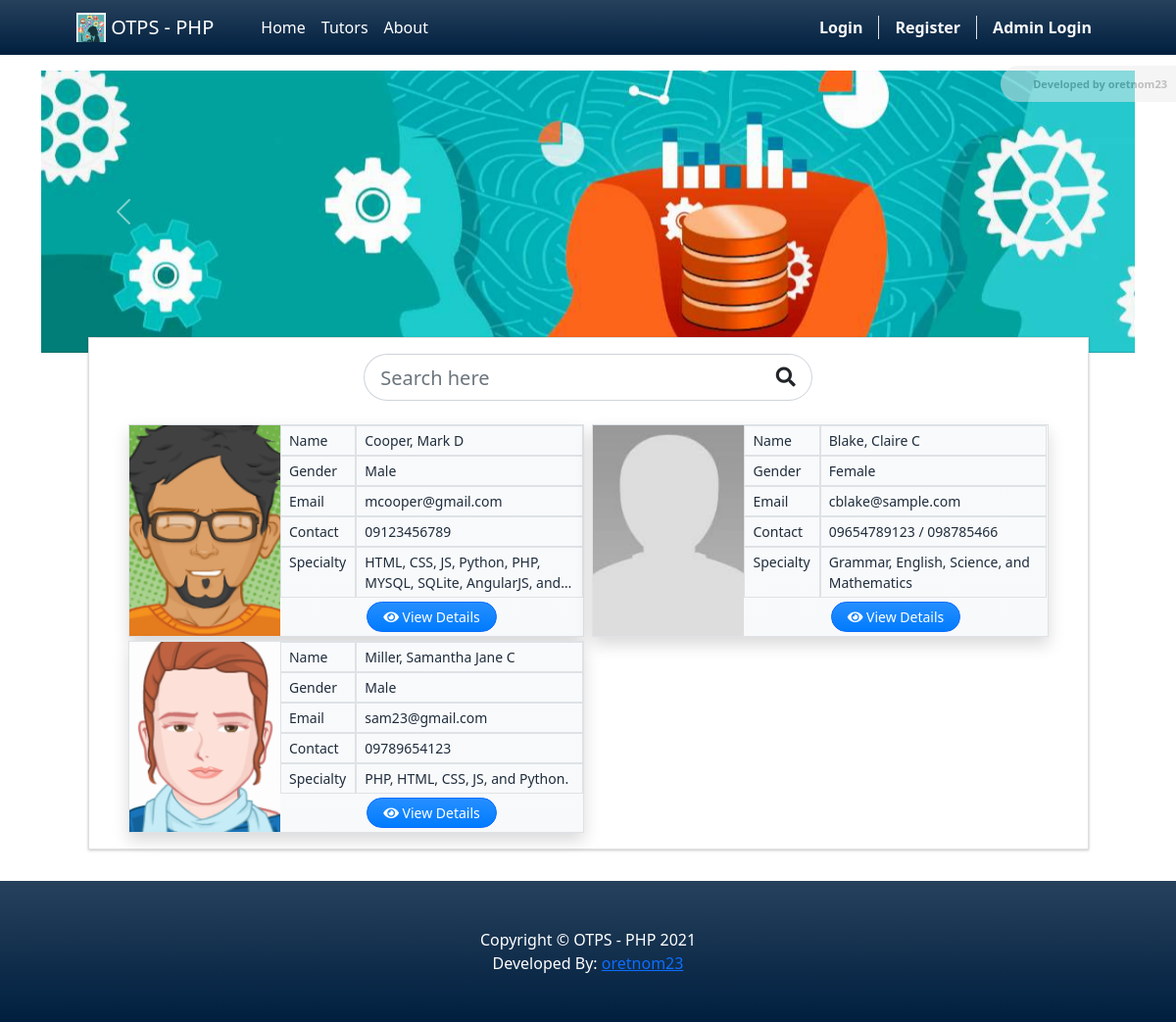
The page /?p=tutors on the database its author committed.
### tables this page shows
CREATE TABLE `tutor_list` (
  `id` int(30) NOT NULL,
  `firstname` text NOT NULL,
  `middlename` text DEFAULT NULL,
  `lastname` text NOT NULL,
  `email` text NOT NULL,
  `password` text NOT NULL,
  `avatar` text DEFAULT NULL,
  `status` tinyint(1) NOT NULL DEFAULT 0 COMMENT '0 = Not Validated,\r\n1 = Validated,\r\n2 = Inactive,\r\n3 = Blocked',
  `delete_flag` tinyint(1) NOT NULL DEFAULT 0,
  `date_created` datetime NOT NULL DEFAULT current_timestamp(),
  `date_updated` datetime NOT NULL DEFAULT current_timestamp() ON UPDATE current_timestamp()
);

### classes/DBConnection.php (called while the page is built, shortened)
<?php
class DBConnection{
    private $host = DB_SERVER;
    private $username = DB_USERNAME;
    private $password = DB_PASSWORD;
    private $database = DB_NAME;
    public $conn;
    public function __construct(){
        if (!isset($this->conn)) {
            $this->conn = new mysqli($this->host, $this->username, $this->password, $this->database);
        }
    }
}
?>

### classes/SystemSettings.php (called while the page is built, shortened)
<?php
class SystemSettings extends DBConnection{
	function info($field=''){
		if(!empty($field)){
			if(isset($_SESSION['system_info'][$field]))
				return $_SESSION['system_info'][$field];
			else
				return false;
		}else{
			return false;
		}
	}
}
$_settings = new SystemSettings();
?>

### config.php (called while the page is built, shortened)
<?php
require_once('classes/DBConnection.php');
require_once('classes/SystemSettings.php');
function validate_image($file){
    global $_settings;
	if(!empty($file)){
        $ex = explode("?",$file);
        $file = $ex[0];
        $ts = isset($ex[1]) ? "?".$ex[1] : '';
		if(is_file(base_app.$file)){
			return base_url.$file.$ts;
		}else{
			return base_url.($_settings->info('logo'));
		}
	}else{
		return base_url.($_settings->info('logo'));
	}
}
?>

### tutors/index.php (the view, shortened to what this page needs)
<section class="py-3">
    <div class="container">
        <div class="row">
            <div class="col-md-12">
                <div id="carouselExampleControls" class="carousel slide bg-dark" data-ride="carousel">
                    <div class="carousel-inner">
                        <?php
                            $upload_path = "uploads/banner";
                            if(is_dir(base_app.$upload_path)):
                            $file= scandir(base_app.$upload_path);
                            $_i = 0;
                                foreach($file as $img):
                                    if(in_array($img,array('.','..')))
                                        continue;
                            $_i++;
                        ?>
                        <div class="carousel-item h-100 <?php echo $_i == 1 ? "active" : '' ?>">
                            <img src="<?php echo validate_image($upload_path.'/'.$img) ?>" class="d-block w-100  h-100" alt="<?php echo $img ?>">
                        </div>
                        <?php endforeach; ?>
                        <?php endif; ?>
                    </div>
                    <button class="carousel-control-prev" type="button" data-target="#carouselExampleControls" data-slide="prev">
                        <span class="carousel-control-prev-icon" aria-hidden="true"></span>
                    </button>
                    <button class="carousel-control-next" type="button" data-target="#carouselExampleControls" data-slide="next">
                        <span class="carousel-control-next-icon" aria-hidden="true"></span>
                    </button>
                    </div>
            </div>
        </div>
        <div class="row justify-content-center mt-n3">
            <div class="col-lg-11 col-md-11 col-sm-12 col-sm-12">
                <div class="card card-outline rounded-0">
                    <div class="card-body">
                        <div class="container-fluid">
                            <form action="" id="search-form">
                                <div class="row justify-content-center mb-4">
                                    <div class="col-lg-6 col-md-8 col-sm-12 col-xs-12">
                                        <div class="input-group input-group-lg" id="search-field">
                                            <input type="search" class="form-control form-control-lg  rounded-pill" aria-label="Search Post Input" id="search" name="search" placeholder="Search here" value="<?= isset($_GET['search']) ? $_GET['search'] : '' ?>">
                                            <div class="input-group-append">
                                                <span class="input-group-text rounded-pill bg-transparent"><i class="fa fa-search"></i></span>
                                            </div>
                                        </div>
                                    </div>
                                </div>
                            </form>
                            <div class="row row-cols-xl-2 row-cols-md-2 row-cols-sm-1 gx-2 gy-1">
                                <?php
                                $additional_fields = "";
                                $additional_field[] = "COALESCE((SELECT meta_value FROM `tutor_meta` where tutor_id = tutor_list.id and meta_field = 'contact'),'') as contact";
                                $additional_field[] = "COALESCE((SELECT meta_value FROM `tutor_meta` where tutor_id = tutor_list.id and meta_field = 'address'),'') as address";
                                $additional_field[] = "COALESCE((SELECT meta_value FROM `tutor_meta` where tutor_id = tutor_list.id and meta_field = 'gender'),'') as gender";
                                $additional_field[] = "COALESCE((SELECT meta_value FROM `tutor_meta` where tutor_id = tutor_list.id and meta_field = 'specialty'),'') as specialty";
                                if(count($additional_field) > 0){
                                    $additional_fields = implode(", ",$additional_field);
                                }
                                $swhere = '';
                                if(!empty($additional_fields))
                                $additional_fields = ", ".$additional_fields;
                                $tutors = $conn->query("SELECT *, CONCAT(lastname,', ',firstname , COALESCE(concat(' ', middlename), '')) as `name`{$additional_fields} FROM `tutor_list` where delete_flag = 0 and `status` = 1 {$swhere} ");
                                while($row = $tutors->fetch_assoc()):
                                ?>
                                <div class="col">
                                    <div class="rounded-0 shadow row px-0  mx-0 bg-gradient-light border ">
                                        <div class="col-lg-4 col-md-12 col-sm-12 col-xs-12 p-0" >
                                            <img src="<?= validate_image($row['avatar']) ?>" alt="" class="h-100 tutor-avatar rounded-0">
                                        </div>
                                        <div class="col-lg-8 col-md-12 col-sm-12 col-xs-12 p-0 text-sm">
                                            <div class="d-flex w-100">
                                                <div class="col-3 m-0 border px-2 py-1">Name</div>
                                                <div class="col-9 m-0 border px-2 py-1"><?= $row['name'] ?></div>
                                            </div>
                                            <div class="d-flex w-100">
                                                <div class="col-3 m-0 border px-2 py-1">Gender</div>
                                                <div class="col-9 m-0 border px-2 py-1"><?= $row['gender'] ?></div>
                                            </div>
                                            <div class="d-flex w-100">
                                                <div class="col-3 m-0 border px-2 py-1">Email</div>
                                                <div class="col-9 m-0 border px-2 py-1"><?= $row['email'] ?></div>
                                            </div>
                                            <div class="d-flex w-100">
                                                <div class="col-3 m-0 border px-2 py-1">Contact</div>
                                                <div class="col-9 m-0 border px-2 py-1"><?= $row['contact'] ?></div>
                                            </div>
                                            <div class="d-flex w-100">
                                                <div class="col-3 m-0 border px-2 py-1">Specialty</div>
                                                <div class="col-9 m-0 border px-2 py-1 truncate-2"><?= $row['specialty'] ?></div>
                                            </div>
                                            <div class="my-1 text-center">
                                                <a class="btn btn-sm rounded-pill px-3 btn-primary bg-gradient-primary" href="./?p=tutors/view_tutor&id=<?= $row['id'] ?>"><i class="fa fa-eye"></i> View Details</a>
                                            </div>
                                        </div>
                                    </div>
                                </div>
                                <?php endwhile; ?>
                            </div>
                        </div>
                    </div>
                </div>
            </div>
        </div>
    </div>
</section>

### index.php (shortened to what this page needs)
<?php require_once('config.php'); ?>
<!DOCTYPE html>
<html lang="en">
<?php require_once('inc/header.php') ?>
<body>
<?php require_once('inc/topBarNav.php') ?>
<?php $page = isset($_GET['p']) ? $_GET['p'] : 'home';  ?>
<?php
    if(!file_exists($page.".php") && !is_dir($page)){
        include '404.html';
    }else{
    if(is_dir($page))
        include $page.'/index.php';
    else
        include $page.'.php';
    }
?>
<?php require_once('inc/footer.php') ?>
</body>
</html>

### inc/header.php (shortened to what this page needs)
<head>
    <link rel="stylesheet" href="<?php echo base_url ?>plugins/fontawesome-free/css/all.min.css">
    <link rel="stylesheet" href="<?php echo base_url ?>plugins/tempusdominus-bootstrap-4/css/tempusdominus-bootstrap-4.min.css">
  <link rel="stylesheet" href="<?php echo base_url ?>plugins/datatables-bs4/css/dataTables.bootstrap4.min.css">
  <link rel="stylesheet" href="<?php echo base_url ?>plugins/datatables-responsive/css/responsive.bootstrap4.min.css">
  <link rel="stylesheet" href="<?php echo base_url ?>plugins/datatables-buttons/css/buttons.bootstrap4.min.css">
  <link rel="stylesheet" href="<?php echo base_url ?>plugins/select2/css/select2.min.css">
  <link rel="stylesheet" href="<?php echo base_url ?>plugins/select2-bootstrap4-theme/select2-bootstrap4.min.css">
    <link rel="stylesheet" href="<?php echo base_url ?>plugins/icheck-bootstrap/icheck-bootstrap.min.css">
    <link rel="stylesheet" href="<?php echo base_url ?>plugins/jqvmap/jqvmap.min.css">
    <link rel="stylesheet" href="<?php echo base_url ?>dist/css/adminlte.css">
    <link rel="stylesheet" href="<?php echo base_url ?>dist/css/custom.css">
    <link rel="stylesheet" href="<?php echo base_url ?>assets/css/styles.css">
    <link rel="stylesheet" href="<?php echo base_url ?>plugins/overlayScrollbars/css/OverlayScrollbars.min.css">
    <link rel="stylesheet" href="<?php echo base_url ?>plugins/daterangepicker/daterangepicker.css">
    <link rel="stylesheet" href="<?php echo base_url ?>plugins/summernote/summernote-bs4.min.css">
  <link rel="stylesheet" href="<?php echo base_url ?>plugins/sweetalert2-theme-bootstrap-4/bootstrap-4.min.css">
  </head>

### inc/topBarNav.php (shortened to what this page needs)
<nav class="navbar navbar-expand-lg navbar-dark bg-gradient-navy">
            <div class="container px-4 px-lg-5 ">
                <a class="navbar-brand" href="./">
                <img src="<?php echo validate_image($_settings->info('logo')) ?>" width="30" height="30" class="d-inline-block align-top" alt="" loading="lazy">
                <?php echo $_settings->info('short_name') ?>
                </a>
                <div class="collapse navbar-collapse" id="navbarSupportedContent">
                    <ul class="navbar-nav me-auto mb-2 mb-lg-0 ms-lg-4">
                        <li class="nav-item"><a class="nav-link text-white" aria-current="page" href="./">Home</a></li>
                        <li class="nav-item"><a class="nav-link text-white" aria-current="page" href="./?p=tutors">Tutors</a></li>
                        <li class="nav-item"><a class="nav-link text-white" href="./?p=about">About</a></li>
                    </ul>
                    <div class="d-flex align-items-center">
                        <a class="font-weight-bolder text-light pr-3 mx-2 text-decoration-none border-right" href="./tutor/login.php">Login</a>
                        <a class="font-weight-bolder text-light pr-3 mx-2 text-decoration-none border-right" href="./tutor/register.php">Register</a>
                        <a class="font-weight-bolder text-light mx-2 text-decoration-none" href="./admin">Admin Login</a>
                    </div>
                </div>
            </div>
        </nav>

### inc/footer.php (shortened to what this page needs)
<footer class="py-5 bg-gradient-navy">
            <div class="container">
              <p class="m-0 text-center text-white">Copyright &copy; <?php echo $_settings->info('short_name') ?> 2021</p>
              <p class="m-0 text-center text-white">Developed By: <a href="mailto:oretnom23@gmail.com">oretnom23</a></p>
          </div>
        </footer>

### tutors/index.php (style rules this page uses)
.carousel-item>img { object-fit:cover !important; }
#carouselExampleControls .carousel-inner { height:18em !important; }
#search-field .form-control.rounded-pill { border-top-right-radius:0 !important; border-bottom-right-radius:0 !important; border-right:none !important }
#search-field .input-group-text.rounded-pill { border-top-left-radius:0 !important; border-bottom-left-radius:0 !important; border-right:left !important }
.tutor-avatar { width:100%; height:100%; object-fit:cover; object-position:center center; }

### rows shown on the page
tutor_list: avatar (picture), name "Cooper, Mark D", gender "Male", email "mcooper@gmail.com", contact "09123456789", specialty "HTML, CSS, JS, Python, PHP, MYSQL, SQLite, AngularJS,…"
tutor_list: avatar (picture), name "Blake, Claire C", gender "Female", email "cblake@sample.com", contact "09654789123 / 098785466", specialty "Grammar, English, Science, and Mathematics"
tutor_list: avatar (picture), name "Miller, Samantha Jane C", gender "Male", email "sam23@gmail.com", contact "09789654123", specialty "PHP, HTML, CSS, JS, and Python."

### other values the page prints
$_settings->info('short_name') "OTPS - PHP"
